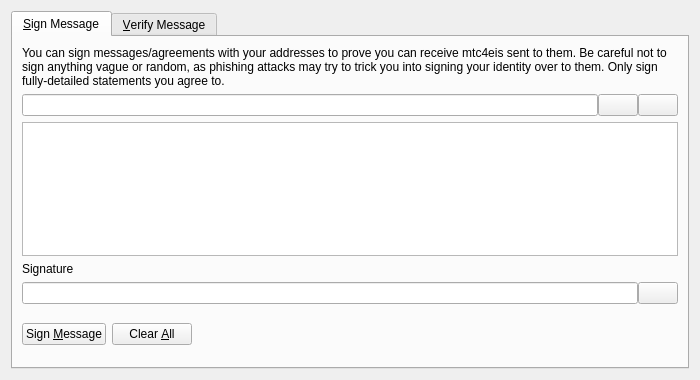
<?xml version="1.0" encoding="UTF-8"?>
<ui version="4.0">
 <class>SignVerifyMessageDialog</class>
 <widget class="QDialog" name="SignVerifyMessageDialog">
  <property name="geometry">
   <rect>
    <x>0</x>
    <y>0</y>
    <width>700</width>
    <height>380</height>
   </rect>
  </property>
  <property name="windowTitle">
   <string>Signatures - Sign / Verify a Message</string>
  </property>
  <property name="modal">
   <bool>true</bool>
  </property>
  <layout class="QVBoxLayout" name="verticalLayout">
   <item>
    <widget class="QTabWidget" name="tabWidget">
     <property name="currentIndex">
      <number>0</number>
     </property>
     <widget class="QWidget" name="tabSignMessage">
      <attribute name="title">
       <string>&amp;Sign Message</string>
      </attribute>
      <layout class="QVBoxLayout" name="verticalLayout_SM">
       <item>
        <widget class="QLabel" name="infoLabel_SM">
         <property name="text">
          <string>You can sign messages/agreements with your addresses to prove you can receive mtc4eis sent to them. Be careful not to sign anything vague or random, as phishing attacks may try to trick you into signing your identity over to them. Only sign fully-detailed statements you agree to.</string>
         </property>
         <property name="textFormat">
          <enum>Qt::PlainText</enum>
         </property>
         <property name="wordWrap">
          <bool>true</bool>
         </property>
        </widget>
       </item>
       <item>
        <layout class="QHBoxLayout" name="horizontalLayout_1_SM">
         <property name="spacing">
          <number>0</number>
         </property>
         <item>
          <widget class="QValidatedLineEdit" name="addressIn_SM">
           <property name="toolTip">
            <string>The MTC4ei address to sign the message with</string>
           </property>
          </widget>
         </item>
         <item>
          <widget class="QPushButton" name="addressBookButton_SM">
           <property name="toolTip">
            <string>Choose previously used address</string>
           </property>
           <property name="text">
            <string/>
           </property>
           <property name="icon">
            <iconset resource="../bitcoin.qrc">
             <normaloff>:/icons/address-book</normaloff>:/icons/address-book</iconset>
           </property>
           <property name="shortcut">
            <string>Alt+A</string>
           </property>
           <property name="autoDefault">
            <bool>false</bool>
           </property>
          </widget>
         </item>
         <item>
          <widget class="QPushButton" name="pasteButton_SM">
           <property name="toolTip">
            <string>Paste address from clipboard</string>
           </property>
           <property name="text">
            <string/>
           </property>
           <property name="icon">
            <iconset resource="../bitcoin.qrc">
             <normaloff>:/icons/editpaste</normaloff>:/icons/editpaste</iconset>
           </property>
           <property name="shortcut">
            <string>Alt+P</string>
           </property>
           <property name="autoDefault">
            <bool>false</bool>
           </property>
          </widget>
         </item>
        </layout>
       </item>
       <item>
        <widget class="QPlainTextEdit" name="messageIn_SM">
         <property name="toolTip">
          <string>Enter the message you want to sign here</string>
         </property>
        </widget>
       </item>
       <item>
        <widget class="QLabel" name="signatureLabel_SM">
         <property name="text">
          <string>Signature</string>
         </property>
         <property name="textFormat">
          <enum>Qt::PlainText</enum>
         </property>
        </widget>
       </item>
       <item>
        <layout class="QHBoxLayout" name="horizontalLayout_2_SM">
         <property name="spacing">
          <number>0</number>
         </property>
         <item>
          <widget class="QLineEdit" name="signatureOut_SM">
           <property name="font">
            <font>
             <italic>true</italic>
            </font>
           </property>
           <property name="readOnly">
            <bool>true</bool>
           </property>
          </widget>
         </item>
         <item>
          <widget class="QPushButton" name="copySignatureButton_SM">
           <property name="toolTip">
            <string>Copy the current signature to the system clipboard</string>
           </property>
           <property name="text">
            <string/>
           </property>
           <property name="icon">
            <iconset resource="../bitcoin.qrc">
             <normaloff>:/icons/editcopy</normaloff>:/icons/editcopy</iconset>
           </property>
           <property name="autoDefault">
            <bool>false</bool>
           </property>
          </widget>
         </item>
        </layout>
       </item>
       <item>
        <layout class="QHBoxLayout" name="horizontalLayout_3_SM">
         <item>
          <widget class="QPushButton" name="signMessageButton_SM">
           <property name="toolTip">
            <string>Sign the message to prove you own this MTC4ei address</string>
           </property>
           <property name="text">
            <string>Sign &amp;Message</string>
           </property>
           <property name="icon">
            <iconset resource="../bitcoin.qrc">
             <normaloff>:/icons/edit</normaloff>:/icons/edit</iconset>
           </property>
           <property name="autoDefault">
            <bool>false</bool>
           </property>
          </widget>
         </item>
         <item>
          <widget class="QPushButton" name="clearButton_SM">
           <property name="toolTip">
            <string>Reset all sign message fields</string>
           </property>
           <property name="text">
            <string>Clear &amp;All</string>
           </property>
           <property name="icon">
            <iconset resource="../bitcoin.qrc">
             <normaloff>:/icons/remove</normaloff>:/icons/remove</iconset>
           </property>
           <property name="autoDefault">
            <bool>false</bool>
           </property>
          </widget>
         </item>
         <item>
          <spacer name="horizontalSpacer_1_SM">
           <property name="orientation">
            <enum>Qt::Horizontal</enum>
           </property>
           <property name="sizeHint" stdset="0">
            <size>
             <width>40</width>
             <height>48</height>
            </size>
           </property>
          </spacer>
         </item>
         <item>
          <widget class="QLabel" name="statusLabel_SM">
           <property name="font">
            <font>
             <weight>75</weight>
             <bold>true</bold>
            </font>
           </property>
           <property name="text">
            <string/>
           </property>
           <property name="wordWrap">
            <bool>true</bool>
           </property>
          </widget>
         </item>
         <item>
          <spacer name="horizontalSpacer_2_SM">
           <property name="orientation">
            <enum>Qt::Horizontal</enum>
           </property>
           <property name="sizeHint" stdset="0">
            <size>
             <width>40</width>
             <height>48</height>
            </size>
           </property>
          </spacer>
         </item>
        </layout>
       </item>
      </layout>
     </widget>
     <widget class="QWidget" name="tabVerifyMessage">
      <attribute name="title">
       <string>&amp;Verify Message</string>
      </attribute>
      <layout class="QVBoxLayout" name="verticalLayout_VM">
       <item>
        <widget class="QLabel" name="infoLabel_VM">
         <property name="text">
          <string>Enter the receiver's address, message (ensure you copy line breaks, spaces, tabs, etc. exactly) and signature below to verify the message. Be careful not to read more into the signature than what is in the signed message itself, to avoid being tricked by a man-in-the-middle attack. Note that this only proves the signing party receives with the address, it cannot prove sendership of any transaction!</string>
         </property>
         <property name="textFormat">
          <enum>Qt::PlainText</enum>
         </property>
         <property name="alignment">
          <set>Qt::AlignLeading|Qt::AlignLeft|Qt::AlignTop</set>
         </property>
         <property name="wordWrap">
          <bool>true</bool>
         </property>
        </widget>
       </item>
       <item>
        <layout class="QHBoxLayout" name="horizontalLayout_1_VM">
         <property name="spacing">
          <number>0</number>
         </property>
         <item>
          <widget class="QValidatedLineEdit" name="addressIn_VM">
           <property name="toolTip">
            <string>The MTC4ei address the message was signed with</string>
           </property>
          </widget>
         </item>
         <item>
          <widget class="QPushButton" name="addressBookButton_VM">
           <property name="toolTip">
            <string>Choose previously used address</string>
           </property>
           <property name="text">
            <string/>
           </property>
           <property name="icon">
            <iconset resource="../bitcoin.qrc">
             <normaloff>:/icons/address-book</normaloff>:/icons/address-book</iconset>
           </property>
           <property name="shortcut">
            <string>Alt+A</string>
           </property>
           <property name="autoDefault">
            <bool>false</bool>
           </property>
          </widget>
         </item>
        </layout>
       </item>
       <item>
        <widget class="QPlainTextEdit" name="messageIn_VM"/>
       </item>
       <item>
        <widget class="QValidatedLineEdit" name="signatureIn_VM"/>
       </item>
       <item>
        <layout class="QHBoxLayout" name="horizontalLayout_2_VM">
         <item>
          <widget class="QPushButton" name="verifyMessageButton_VM">
           <property name="toolTip">
            <string>Verify the message to ensure it was signed with the specified MTC4ei address</string>
           </property>
           <property name="text">
            <string>Verify &amp;Message</string>
           </property>
           <property name="icon">
            <iconset resource="../bitcoin.qrc">
             <normaloff>:/icons/transaction_0</normaloff>:/icons/transaction_0</iconset>
           </property>
           <property name="autoDefault">
            <bool>false</bool>
           </property>
          </widget>
         </item>
         <item>
          <widget class="QPushButton" name="clearButton_VM">
           <property name="toolTip">
            <string>Reset all verify message fields</string>
           </property>
           <property name="text">
            <string>Clear &amp;All</string>
           </property>
           <property name="icon">
            <iconset resource="../bitcoin.qrc">
             <normaloff>:/icons/remove</normaloff>:/icons/remove</iconset>
           </property>
           <property name="autoDefault">
            <bool>false</bool>
           </property>
          </widget>
         </item>
         <item>
          <spacer name="horizontalSpacer_1_VM">
           <property name="orientation">
            <enum>Qt::Horizontal</enum>
           </property>
           <property name="sizeHint" stdset="0">
            <size>
             <width>40</width>
             <height>48</height>
            </size>
           </property>
          </spacer>
         </item>
         <item>
          <widget class="QLabel" name="statusLabel_VM">
           <property name="font">
            <font>
             <weight>75</weight>
             <bold>true</bold>
            </font>
           </property>
           <property name="text">
            <string/>
           </property>
           <property name="wordWrap">
            <bool>true</bool>
           </property>
          </widget>
         </item>
         <item>
          <spacer name="horizontalSpacer_2_VM">
           <property name="orientation">
            <enum>Qt::Horizontal</enum>
           </property>
           <property name="sizeHint" stdset="0">
            <size>
             <width>40</width>
             <height>48</height>
            </size>
           </property>
          </spacer>
         </item>
        </layout>
       </item>
      </layout>
     </widget>
    </widget>
   </item>
  </layout>
 </widget>
 <customwidgets>
  <customwidget>
   <class>QValidatedLineEdit</class>
   <extends>QLineEdit</extends>
   <header>qvalidatedlineedit.h</header>
  </customwidget>
 </customwidgets>
 <resources>
  <include location="../bitcoin.qrc"/>
 </resources>
 <connections/>
</ui>
